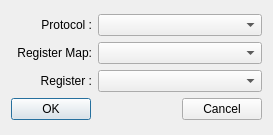
<?xml version="1.0" encoding="UTF-8"?>
<ui version="4.0">
 <class>Dialog</class>
 <widget class="QDialog" name="Dialog">
  <property name="geometry">
   <rect>
    <x>0</x>
    <y>0</y>
    <width>273</width>
    <height>135</height>
   </rect>
  </property>
  <property name="windowTitle">
   <string>Dialog</string>
  </property>
  <layout class="QGridLayout" name="gridLayout">
   <item row="0" column="0">
    <layout class="QVBoxLayout" name="verticalLayout">
     <item>
      <layout class="QHBoxLayout" name="horizontalLayout_2">
       <item>
        <widget class="QLabel" name="label_2">
         <property name="sizePolicy">
          <sizepolicy hsizetype="Fixed" vsizetype="Fixed">
           <horstretch>0</horstretch>
           <verstretch>0</verstretch>
          </sizepolicy>
         </property>
         <property name="minimumSize">
          <size>
           <width>81</width>
           <height>22</height>
          </size>
         </property>
         <property name="maximumSize">
          <size>
           <width>81</width>
           <height>22</height>
          </size>
         </property>
         <property name="text">
          <string>Protocol :</string>
         </property>
         <property name="alignment">
          <set>Qt::AlignRight|Qt::AlignTrailing|Qt::AlignVCenter</set>
         </property>
        </widget>
       </item>
       <item>
        <widget class="QComboBox" name="protocol">
         <property name="sizePolicy">
          <sizepolicy hsizetype="Expanding" vsizetype="Fixed">
           <horstretch>0</horstretch>
           <verstretch>0</verstretch>
          </sizepolicy>
         </property>
         <property name="minimumSize">
          <size>
           <width>0</width>
           <height>22</height>
          </size>
         </property>
         <property name="maximumSize">
          <size>
           <width>16777215</width>
           <height>22</height>
          </size>
         </property>
         <property name="sizeAdjustPolicy">
          <enum>QComboBox::AdjustToContents</enum>
         </property>
        </widget>
       </item>
      </layout>
     </item>
     <item>
      <layout class="QHBoxLayout" name="horizontalLayout_3">
       <item>
        <widget class="QLabel" name="label">
         <property name="sizePolicy">
          <sizepolicy hsizetype="Fixed" vsizetype="Fixed">
           <horstretch>0</horstretch>
           <verstretch>0</verstretch>
          </sizepolicy>
         </property>
         <property name="minimumSize">
          <size>
           <width>81</width>
           <height>22</height>
          </size>
         </property>
         <property name="maximumSize">
          <size>
           <width>81</width>
           <height>22</height>
          </size>
         </property>
         <property name="text">
          <string>Register Map:</string>
         </property>
         <property name="alignment">
          <set>Qt::AlignRight|Qt::AlignTrailing|Qt::AlignVCenter</set>
         </property>
        </widget>
       </item>
       <item>
        <widget class="QComboBox" name="registermap">
         <property name="sizePolicy">
          <sizepolicy hsizetype="Expanding" vsizetype="Fixed">
           <horstretch>0</horstretch>
           <verstretch>0</verstretch>
          </sizepolicy>
         </property>
         <property name="minimumSize">
          <size>
           <width>0</width>
           <height>22</height>
          </size>
         </property>
         <property name="maximumSize">
          <size>
           <width>16777215</width>
           <height>22</height>
          </size>
         </property>
         <property name="sizeAdjustPolicy">
          <enum>QComboBox::AdjustToContents</enum>
         </property>
        </widget>
       </item>
      </layout>
     </item>
     <item>
      <layout class="QHBoxLayout" name="horizontalLayout_4">
       <item>
        <widget class="QLabel" name="label_3">
         <property name="sizePolicy">
          <sizepolicy hsizetype="Fixed" vsizetype="Fixed">
           <horstretch>0</horstretch>
           <verstretch>0</verstretch>
          </sizepolicy>
         </property>
         <property name="minimumSize">
          <size>
           <width>81</width>
           <height>22</height>
          </size>
         </property>
         <property name="maximumSize">
          <size>
           <width>81</width>
           <height>22</height>
          </size>
         </property>
         <property name="text">
          <string>Register :</string>
         </property>
         <property name="alignment">
          <set>Qt::AlignRight|Qt::AlignTrailing|Qt::AlignVCenter</set>
         </property>
        </widget>
       </item>
       <item>
        <widget class="QComboBox" name="register_2">
         <property name="sizePolicy">
          <sizepolicy hsizetype="Expanding" vsizetype="Fixed">
           <horstretch>0</horstretch>
           <verstretch>0</verstretch>
          </sizepolicy>
         </property>
         <property name="minimumSize">
          <size>
           <width>0</width>
           <height>22</height>
          </size>
         </property>
         <property name="maximumSize">
          <size>
           <width>16777215</width>
           <height>22</height>
          </size>
         </property>
         <property name="sizeAdjustPolicy">
          <enum>QComboBox::AdjustToContents</enum>
         </property>
        </widget>
       </item>
      </layout>
     </item>
     <item>
      <layout class="QHBoxLayout" name="horizontalLayout">
       <item>
        <widget class="QPushButton" name="OKButton">
         <property name="text">
          <string>OK</string>
         </property>
        </widget>
       </item>
       <item>
        <spacer name="horizontalSpacer">
         <property name="orientation">
          <enum>Qt::Horizontal</enum>
         </property>
         <property name="sizeHint" stdset="0">
          <size>
           <width>40</width>
           <height>20</height>
          </size>
         </property>
        </spacer>
       </item>
       <item>
        <widget class="QPushButton" name="CancelButton">
         <property name="text">
          <string>Cancel</string>
         </property>
        </widget>
       </item>
      </layout>
     </item>
    </layout>
   </item>
  </layout>
 </widget>
 <resources/>
 <connections/>
</ui>
